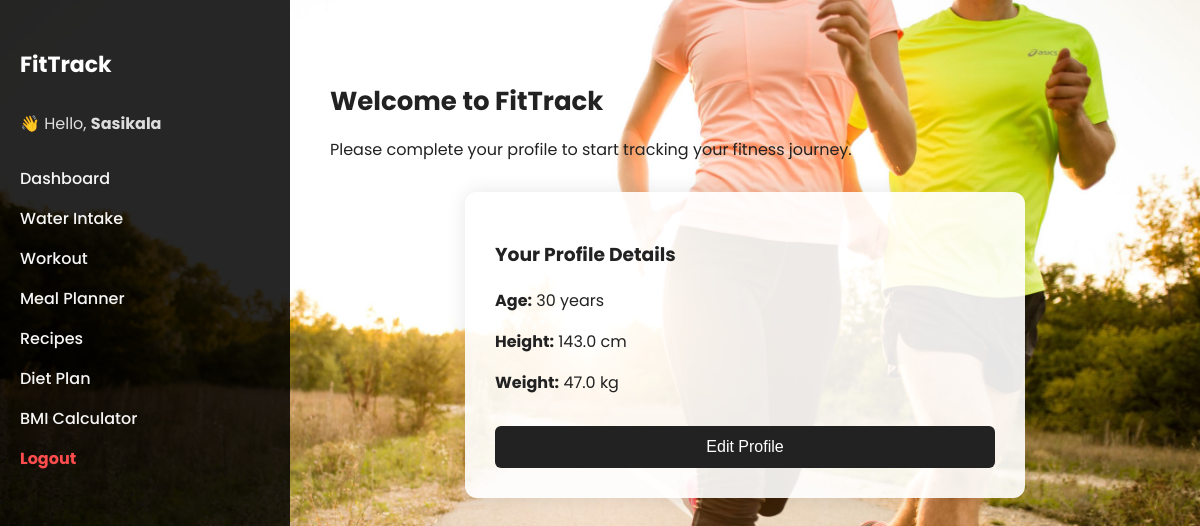
Screenshot of /dashboard/ (signed in) with the database file from the repository.
### core/models.py (models this page shows, shortened)
class UserProfile(models.Model):
    user = models.OneToOneField(User, on_delete=models.CASCADE)
    age = models.IntegerField(default=0)
    height = models.FloatField(default=0.0)
    weight = models.FloatField(default=0.0)

### core/views.py (the view)
# urls.py: path('dashboard/', views.dashboard_view, name='dashboard'),
@login_required
def dashboard_view(request):
    profile, created = UserProfile.objects.get_or_create(user=request.user)
    edit_mode = request.GET.get('edit') == 'true'
    if request.method == 'POST':
        form = UserProfileForm(request.POST, instance=profile)
        if form.is_valid():
            form.save()
            return redirect('dashboard')
    else:
        form = UserProfileForm(instance=profile)
    show_form = not (profile.age and profile.height and profile.weight) or edit_mode
    context = {
        'form': form,
        'profile': profile,
        'show_form': show_form,
        'edit_mode': edit_mode
    }
    return render(request, 'dashboard.html', context)

### core/templates/dashboard.html (shortened to what this page needs)
{% load static %}
<!DOCTYPE html>
<html lang="en">
<head>
    <link rel="stylesheet" href="https://cdnjs.cloudflare.com/ajax/libs/aos/2.3.4/aos.css" />
</head>
<body>
<div class="container">
    <div class="sidebar" data-aos="fade-right">
        <h2>FitTrack</h2>
        <div style="margin-bottom: 30px;">
            <p style="font-size: 16px; color: #ddd;">👋 Hello, <strong>{{ request.user.username }}</strong></p>
        </div>
        <a href="#">Dashboard</a>
        <a href="{% url 'water' %}">Water Intake</a>
        <a href="{%url 'workout' %}">Workout</a>
        <a href="{%url 'meal_planner' %}">Meal Planner</a>
        <a href="#">Recipes</a>
        <a href="#">Diet Plan</a>
        <a href="{%url 'bmi' %}">BMI Calculator</a>
        <a href="{% url 'logout' %}" style="color: #ff4d4d; font-weight: bold;">Logout</a>
    </div>
    <div class="main-content" data-aos="fade-up">
        <h2>Welcome to FitTrack</h2>
        <p>Please complete your profile to start tracking your fitness journey.</p>
        {% if show_form %}
    <form class="profile-form" method="POST">
        {% csrf_token %}
        {{ form.as_p }}
        <button type="submit">Save Profile</button>
    </form>
{% else %}
    <div class="profile-form" style="margin-top: 30px;">
        <h3>Your Profile Details</h3>
        <p><strong>Age:</strong> {{ profile.age }} years</p>
        <p><strong>Height:</strong> {{ profile.height }} cm</p>
        <p><strong>Weight:</strong> {{ profile.weight }} kg</p>
        <a href="?edit=true">
            <button style="margin-top: 15px; background-color: #222;">Edit Profile</button>
        </a>
    </div>
{% endif %}
    </div>
</div>
</body>
</html>

### rows the page displays
UserProfile: age "30", height "143.0", weight "47.0"

### other values shown
{{ request.user.username }} "Sasikala"
